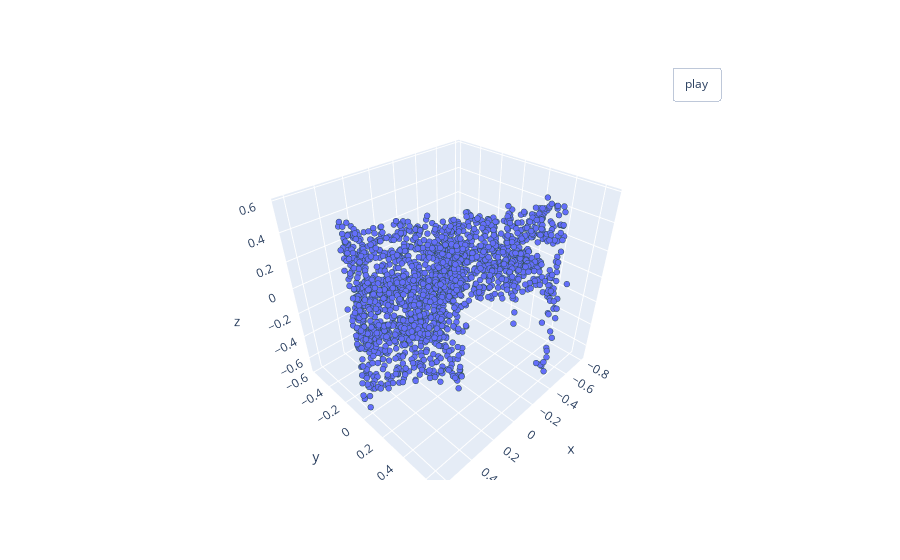

The cell this chart's notebook holds for it:
### Code cell
import math
# Augmentations
class RandRotation_z(object):
    def __call__(self, pointcloud):
        assert len(pointcloud.shape) == 2
        
        theta = random.random() * 2. * math.pi
        rot_matrix = np.array([[math.cos(theta), -math.sin(theta), 0],
                               [math.sin(theta), math.cos(theta),  0],
                               [0,              0,                 1]])
        rot_pointcloud = rot_matrix.dot(pointcloud.T).T
        return rot_pointcloud

class RandomNoise(object):
    def __call__(self, pointcloud):
        assert len(pointcloud.shape) == 2
        noise = np.random.normal(0, 0.02, (pointcloud.shape))
        
        noisy_pointcloud = pointcloud + noise
        return noisy_pointcloud
    
rot_pointcloud = RandRotation_z()(norm_pointcloud)
noisy_rot_pointcloud = RandomNoise()(rot_pointcloud)
# pcshow(noisy_pointcloud.T[0], noisy_pointcloud.T[1], noisy_pointcloud.T[2])
pcshow(*noisy_rot_pointcloud.T)

### Figure 1 — Plotly figure (JSON) as saved in the notebook; plotly's stock layout.template omitted (floating-point values rounded to 4 significant figures; data arrays with more than 128 entries replaced by an {"elided": "..."} marker saying what was removed)
{"data": [{"marker": {"line": {"color": "DarkSlateGrey", "width": 2}, "size": 2}, "mode": "markers", "type": "scatter3d", "x": {"elided": "2000 float values"}, "y": {"elided": "2000 float values"}, "z": {"elided": "2000 float values"}}], "layout": {"updatemenus": [{"buttons": [{"args": [null, {"frame": {"duration": 50, "redraw": true}, "fromcurrent": true, "mode": "immediate", "transition": {"duration": 0}}], "label": "play", "method": "animate"}], "pad": {"r": 10, "t": 45}, "showactive": false, "type": "buttons", "x": 0.8, "xanchor": "left", "y": 1, "yanchor": "bottom"}]}}
